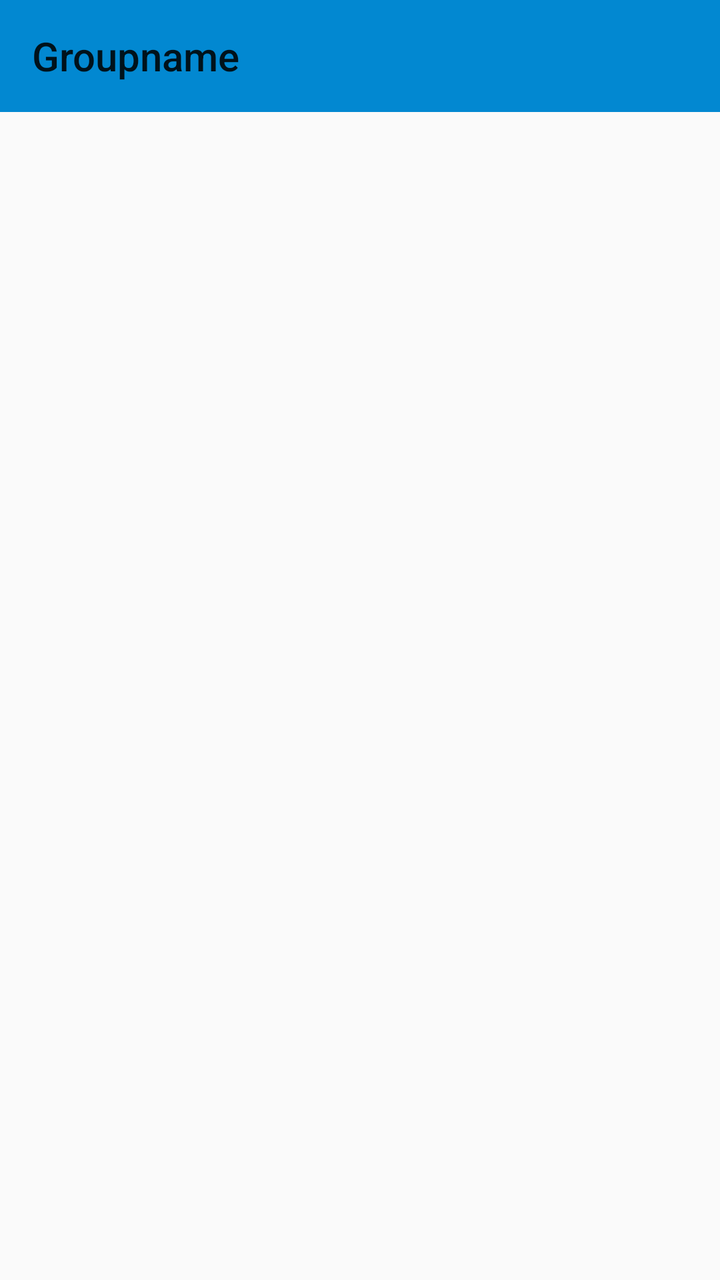
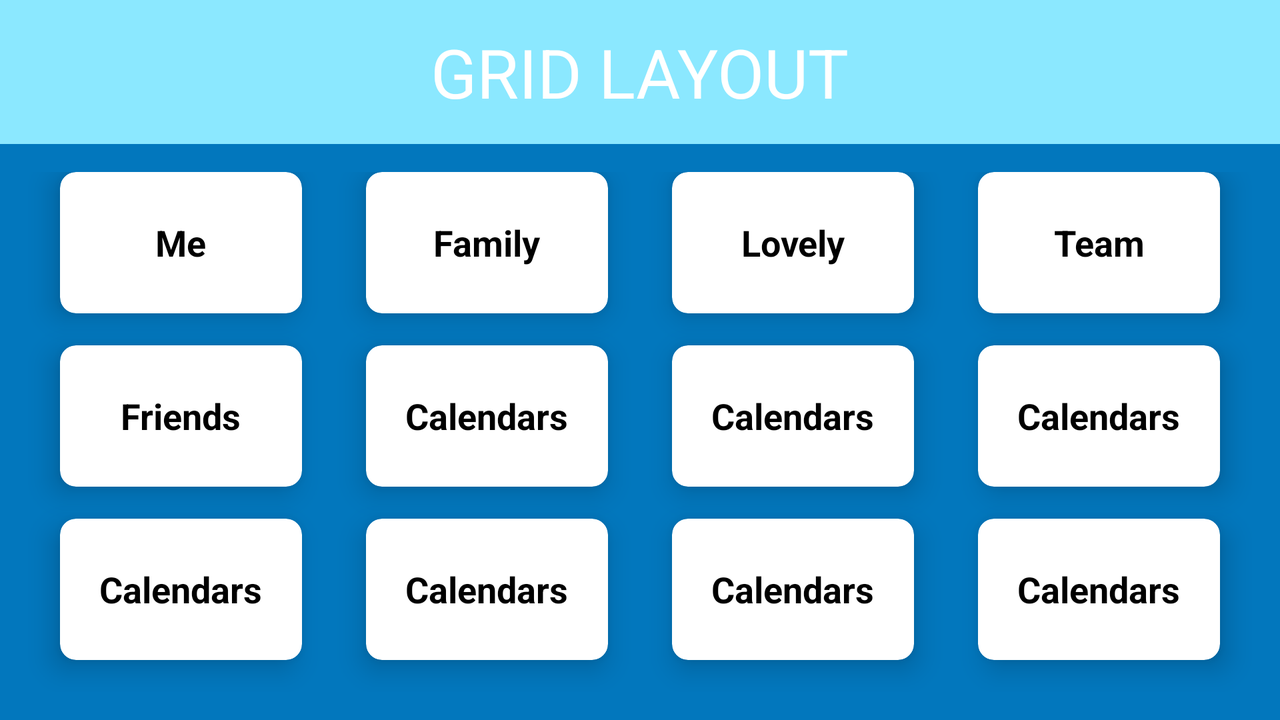

Compare how this app lays out the same screen by default and in its alternative resource folder. The renders come first, then the two layout files and the values they reference.
<!-- AndroidManifest.xml: application theme AppTheme -->
<!-- res/layout/activity_shelf_selection.xml -->
<?xml version="1.0" encoding="utf-8"?>
<RelativeLayout xmlns:android="http://schemas.android.com/apk/res/android"
    xmlns:app="http://schemas.android.com/apk/res-auto"
    xmlns:tools="http://schemas.android.com/tools"
    android:layout_width="match_parent"
    android:layout_height="match_parent"
    android:orientation="vertical"
    android:weightSum="10"
    tools:context=".app.ShelfSelectionActivity">

    <android.support.v7.widget.Toolbar
        android:id="@+id/toolbar_shelf"
        android:layout_width="match_parent"
        android:layout_height="?attr/actionBarSize"
        android:background="?attr/colorPrimary"
        android:theme="@style/AppTheme"
        app:popupTheme="@style/ThemeOverlay.AppCompat.Light"
        app:title="Groupname"/>

    <GridView
        android:id="@+id/mainGrid"
        android:layout_width="match_parent"
        android:layout_height="447dp"
        android:layout_below="@+id/toolbar_shelf"
        android:layout_alignParentStart="true"
        android:layout_alignParentBottom="true"
        android:layout_marginStart="4dp"
        android:layout_marginTop="4dp"
        android:layout_marginEnd="4dp"
        android:layout_marginBottom="4dp"
        android:layout_weight="2"
        android:background="@color/zxing_possible_result_points"
        android:numColumns="2"
        android:padding="4dp"
        android:horizontalSpacing="4dp"
        android:verticalSpacing="4dp"/>



</RelativeLayout>
<!-- resources referenced by this layout -->
<resources>
  <style name="AppTheme" parent="Theme.AppCompat.Light.NoActionBar">
          
          <item name="colorPrimary">@color/colorPrimary</item>
          <item name="colorPrimaryDark">@color/colorPrimaryDark</item>
          <item name="colorAccent">@color/colorAccent</item>
          <item name="alertDialogTheme">@style/AlertDialogTheme</item>
      </style>
  <color name="colorPrimary">@color/md_light_blue_700</color>
  <color name="colorPrimaryDark">@color/md_light_blue_800</color>
  <color name="colorAccent">#8BE8FF</color>
  <style name="AlertDialogTheme" parent="Theme.AppCompat.Light.Dialog.Alert">
          <item name="buttonBarNegativeButtonStyle">@style/NegativeButtonStyle</item>
          <item name="buttonBarPositiveButtonStyle">@style/PositiveButtonStyle</item>
      </style>
  <color name="md_light_blue_700">#0288D1</color>
  <color name="md_light_blue_800">#0277BD</color>
  <style name="NegativeButtonStyle" parent="Widget.AppCompat.Button.ButtonBar.AlertDialog">
          <item name="android:textColor">#000</item>
          <item name="android:layout_width">0dp</item>
          <item name="android:layout_weight">1</item>
      </style>
  <style name="PositiveButtonStyle" parent="Widget.AppCompat.Button.ButtonBar.AlertDialog">
          <item name="android:textColor">#000</item>
          <item name="android:layout_width">0dp</item>
          <item name="android:layout_weight">1</item>
      </style>
</resources>
<!-- res/layout-land/activity_shelf_selection.xml (the repository's variant of the layout above) -->
<!-- drawn on the phone turned sideways -->
<?xml version="1.0" encoding="utf-8"?>
<ScrollView xmlns:android="http://schemas.android.com/apk/res/android"
    xmlns:app="http://schemas.android.com/apk/res-auto"
    xmlns:tools="http://schemas.android.com/tools"
    android:layout_width="match_parent"
    android:layout_height="match_parent"
    android:fillViewport="true"
    tools:context=".app.ShelfSelectionActivity">

    <LinearLayout
        android:layout_width="match_parent"
        android:layout_height="match_parent"
        android:orientation="vertical"
        android:weightSum="10">

        <RelativeLayout
            android:layout_width="match_parent"
            android:layout_height="0dp"
            android:layout_weight="2"
            android:background="@color/colorAccent">

            <TextView
                android:id="@+id/textGrid"
                android:layout_width="wrap_content"
                android:layout_height="wrap_content"
                android:layout_centerInParent="true"
                android:text="GRID LAYOUT"
                android:textColor="@android:color/white"
                android:textSize="34sp" />

        </RelativeLayout>

        <GridLayout
            android:id="@+id/mainGrid"
            android:layout_width="match_parent"
            android:layout_height="0dp"
            android:layout_weight="8"
            android:alignmentMode="alignMargins"
            android:background="@color/colorPrimaryDark"
            android:columnCount="4"
            android:columnOrderPreserved="false"
            android:padding="14dp"
            android:rowCount="3">

            

            
            <android.support.v7.widget.CardView
                android:layout_width="0dp"
                android:layout_height="0dp"
                android:layout_rowWeight="1"
                android:layout_columnWeight="1"
                android:layout_marginLeft="16dp"
                android:layout_marginRight="16dp"
                android:layout_marginBottom="16dp"
                app:cardCornerRadius="8dp"
                app:cardElevation="8dp">

                <LinearLayout
                    android:layout_width="wrap_content"
                    android:layout_height="wrap_content"
                    android:layout_gravity="center_horizontal|center_vertical"
                    android:layout_margin="16dp"
                    android:orientation="vertical">

                    <ImageView
                        android:id="@+id/testImageView"
                        android:layout_width="wrap_content"
                        android:layout_height="wrap_content"
                        android:layout_gravity="center_horizontal"
                        android:src="@drawable/ic_plus" />

                    <TextView
                        android:layout_width="wrap_content"
                        android:layout_height="wrap_content"
                        android:text="Me"
                        android:textAlignment="center"
                        android:textColor="@android:color/black"
                        android:textSize="18sp"
                        android:textStyle="bold" />

                </LinearLayout>

            </android.support.v7.widget.CardView>

            
            <android.support.v7.widget.CardView
                android:layout_width="0dp"
                android:layout_height="0dp"
                android:layout_rowWeight="1"
                android:layout_columnWeight="1"
                android:layout_marginLeft="16dp"
                android:layout_marginRight="16dp"
                android:layout_marginBottom="16dp"
                app:cardCornerRadius="8dp"
                app:cardElevation="8dp">

                <LinearLayout
                    android:layout_width="wrap_content"
                    android:layout_height="wrap_content"
                    android:layout_gravity="center_horizontal|center_vertical"
                    android:layout_margin="16dp"
                    android:orientation="vertical">

                    <ImageView
                        android:layout_width="wrap_content"
                        android:layout_height="wrap_content"
                        android:layout_gravity="center_horizontal"
                        android:src="@drawable/ic_plus" />

                    <TextView
                        android:layout_width="wrap_content"
                        android:layout_height="wrap_content"
                        android:text="Family"
                        android:textAlignment="center"
                        android:textColor="@android:color/black"
                        android:textSize="18sp"
                        android:textStyle="bold" />

                </LinearLayout>

            </android.support.v7.widget.CardView>


            

            
            <android.support.v7.widget.CardView
                android:layout_width="0dp"
                android:layout_height="0dp"
                android:layout_rowWeight="1"
                android:layout_columnWeight="1"
                android:layout_marginLeft="16dp"
                android:layout_marginRight="16dp"
                android:layout_marginBottom="16dp"
                app:cardCornerRadius="8dp"
                app:cardElevation="8dp">

                <LinearLayout
                    android:layout_width="wrap_content"
                    android:layout_height="wrap_content"
                    android:layout_gravity="center_horizontal|center_vertical"
                    android:layout_margin="16dp"
                    android:orientation="vertical">

                    <ImageView
                        android:layout_width="wrap_content"
                        android:layout_height="wrap_content"
                        android:layout_gravity="center_horizontal"
                        android:src="@drawable/ic_plus" />

                    <TextView
                        android:layout_width="wrap_content"
                        android:layout_height="wrap_content"
                        android:text="Lovely"
                        android:textAlignment="center"
                        android:textColor="@android:color/black"
                        android:textSize="18sp"
                        android:textStyle="bold" />

                </LinearLayout>

            </android.support.v7.widget.CardView>

            
            <android.support.v7.widget.CardView
                android:layout_width="0dp"
                android:layout_height="0dp"
                android:layout_rowWeight="1"
                android:layout_columnWeight="1"
                android:layout_marginLeft="16dp"
                android:layout_marginRight="16dp"
                android:layout_marginBottom="16dp"
                app:cardCornerRadius="8dp"
                app:cardElevation="8dp">

                <LinearLayout
                    android:layout_width="wrap_content"
                    android:layout_height="wrap_content"
                    android:layout_gravity="center_horizontal|center_vertical"
                    android:layout_margin="16dp"
                    android:orientation="vertical">

                    <ImageView
                        android:layout_width="wrap_content"
                        android:layout_height="wrap_content"
                        android:layout_gravity="center_horizontal"
                        android:src="@drawable/ic_plus" />

                    <TextView
                        android:layout_width="wrap_content"
                        android:layout_height="wrap_content"
                        android:text="Team"
                        android:textAlignment="center"
                        android:textColor="@android:color/black"
                        android:textSize="18sp"
                        android:textStyle="bold" />

                </LinearLayout>

            </android.support.v7.widget.CardView>


            

            
            <android.support.v7.widget.CardView
                android:layout_width="0dp"
                android:layout_height="0dp"
                android:layout_rowWeight="1"
                android:layout_columnWeight="1"
                android:layout_marginLeft="16dp"
                android:layout_marginRight="16dp"
                android:layout_marginBottom="16dp"
                app:cardCornerRadius="8dp"
                app:cardElevation="8dp">

                <LinearLayout
                    android:layout_width="wrap_content"
                    android:layout_height="wrap_content"
                    android:layout_gravity="center_horizontal|center_vertical"
                    android:layout_margin="16dp"
                    android:orientation="vertical">

                    <ImageView
                        android:layout_width="wrap_content"
                        android:layout_height="wrap_content"
                        android:layout_gravity="center_horizontal"
                        android:src="@drawable/ic_plus" />

                    <TextView
                        android:layout_width="wrap_content"
                        android:layout_height="wrap_content"
                        android:text="Friends"
                        android:textAlignment="center"
                        android:textColor="@android:color/black"
                        android:textSize="18sp"
                        android:textStyle="bold" />

                </LinearLayout>

            </android.support.v7.widget.CardView>

            
            <android.support.v7.widget.CardView
                android:layout_width="0dp"
                android:layout_height="0dp"
                android:layout_rowWeight="1"
                android:layout_columnWeight="1"
                android:layout_marginLeft="16dp"
                android:layout_marginRight="16dp"
                android:layout_marginBottom="16dp"
                app:cardCornerRadius="8dp"
                app:cardElevation="8dp">

                <LinearLayout
                    android:layout_width="wrap_content"
                    android:layout_height="wrap_content"
                    android:layout_gravity="center_horizontal|center_vertical"
                    android:layout_margin="16dp"
                    android:orientation="vertical">

                    <ImageView
                        android:layout_width="wrap_content"
                        android:layout_height="wrap_content"
                        android:layout_gravity="center_horizontal"
                        android:src="@drawable/ic_plus" />

                    <TextView
                        android:layout_width="wrap_content"
                        android:layout_height="wrap_content"
                        android:text="Calendars"
                        android:textAlignment="center"
                        android:textColor="@android:color/black"
                        android:textSize="18sp"
                        android:textStyle="bold" />

                </LinearLayout>

            </android.support.v7.widget.CardView>

            <android.support.v7.widget.CardView
                android:layout_width="0dp"
                android:layout_height="0dp"
                android:layout_rowWeight="1"
                android:layout_columnWeight="1"
                android:layout_marginLeft="16dp"
                android:layout_marginRight="16dp"
                android:layout_marginBottom="16dp"
                app:cardCornerRadius="8dp"
                app:cardElevation="8dp">

                <LinearLayout
                    android:layout_width="wrap_content"
                    android:layout_height="wrap_content"
                    android:layout_gravity="center_horizontal|center_vertical"
                    android:layout_margin="16dp"
                    android:orientation="vertical">

                    <ImageView
                        android:layout_width="wrap_content"
                        android:layout_height="wrap_content"
                        android:layout_gravity="center_horizontal"
                        android:src="@drawable/ic_plus" />

                    <TextView
                        android:layout_width="wrap_content"
                        android:layout_height="wrap_content"
                        android:text="Calendars"
                        android:textAlignment="center"
                        android:textColor="@android:color/black"
                        android:textSize="18sp"
                        android:textStyle="bold" />

                </LinearLayout>

            </android.support.v7.widget.CardView>

            <android.support.v7.widget.CardView
                android:layout_width="0dp"
                android:layout_height="0dp"
                android:layout_rowWeight="1"
                android:layout_columnWeight="1"
                android:layout_marginLeft="16dp"
                android:layout_marginRight="16dp"
                android:layout_marginBottom="16dp"
                app:cardCornerRadius="8dp"
                app:cardElevation="8dp">

                <LinearLayout
                    android:layout_width="wrap_content"
                    android:layout_height="wrap_content"
                    android:layout_gravity="center_horizontal|center_vertical"
                    android:layout_margin="16dp"
                    android:orientation="vertical">

                    <ImageView
                        android:layout_width="wrap_content"
                        android:layout_height="wrap_content"
                        android:layout_gravity="center_horizontal"
                        android:src="@drawable/ic_plus" />

                    <TextView
                        android:layout_width="wrap_content"
                        android:layout_height="wrap_content"
                        android:text="Calendars"
                        android:textAlignment="center"
                        android:textColor="@android:color/black"
                        android:textSize="18sp"
                        android:textStyle="bold" />

                </LinearLayout>

            </android.support.v7.widget.CardView>

            <android.support.v7.widget.CardView
                android:layout_width="0dp"
                android:layout_height="0dp"
                android:layout_rowWeight="1"
                android:layout_columnWeight="1"
                android:layout_marginLeft="16dp"
                android:layout_marginRight="16dp"
                android:layout_marginBottom="16dp"
                app:cardCornerRadius="8dp"
                app:cardElevation="8dp">

                <LinearLayout
                    android:layout_width="wrap_content"
                    android:layout_height="wrap_content"
                    android:layout_gravity="center_horizontal|center_vertical"
                    android:layout_margin="16dp"
                    android:orientation="vertical">

                    <ImageView
                        android:layout_width="wrap_content"
                        android:layout_height="wrap_content"
                        android:layout_gravity="center_horizontal"
                        android:src="@drawable/ic_plus" />

                    <TextView
                        android:layout_width="wrap_content"
                        android:layout_height="wrap_content"
                        android:text="Calendars"
                        android:textAlignment="center"
                        android:textColor="@android:color/black"
                        android:textSize="18sp"
                        android:textStyle="bold" />

                </LinearLayout>

            </android.support.v7.widget.CardView>

            <android.support.v7.widget.CardView
                android:layout_width="0dp"
                android:layout_height="0dp"
                android:layout_rowWeight="1"
                android:layout_columnWeight="1"
                android:layout_marginLeft="16dp"
                android:layout_marginRight="16dp"
                android:layout_marginBottom="16dp"
                app:cardCornerRadius="8dp"
                app:cardElevation="8dp">

                <LinearLayout
                    android:layout_width="wrap_content"
                    android:layout_height="wrap_content"
                    android:layout_gravity="center_horizontal|center_vertical"
                    android:layout_margin="16dp"
                    android:orientation="vertical">

                    <ImageView
                        android:layout_width="wrap_content"
                        android:layout_height="wrap_content"
                        android:layout_gravity="center_horizontal"
                        android:src="@drawable/ic_plus" />

                    <TextView
                        android:layout_width="wrap_content"
                        android:layout_height="wrap_content"
                        android:text="Calendars"
                        android:textAlignment="center"
                        android:textColor="@android:color/black"
                        android:textSize="18sp"
                        android:textStyle="bold" />

                </LinearLayout>

            </android.support.v7.widget.CardView>

            <android.support.v7.widget.CardView
                android:layout_width="0dp"
                android:layout_height="0dp"
                android:layout_rowWeight="1"
                android:layout_columnWeight="1"
                android:layout_marginLeft="16dp"
                android:layout_marginRight="16dp"
                android:layout_marginBottom="16dp"
                app:cardCornerRadius="8dp"
                app:cardElevation="8dp">

                <LinearLayout
                    android:layout_width="wrap_content"
                    android:layout_height="wrap_content"
                    android:layout_gravity="center_horizontal|center_vertical"
                    android:layout_margin="16dp"
                    android:orientation="vertical">

                    <ImageView
                        android:layout_width="wrap_content"
                        android:layout_height="wrap_content"
                        android:layout_gravity="center_horizontal"
                        android:src="@drawable/ic_plus" />

                    <TextView
                        android:layout_width="wrap_content"
                        android:layout_height="wrap_content"
                        android:text="Calendars"
                        android:textAlignment="center"
                        android:textColor="@android:color/black"
                        android:textSize="18sp"
                        android:textStyle="bold" />

                </LinearLayout>

            </android.support.v7.widget.CardView>

            <android.support.v7.widget.CardView
                android:layout_width="0dp"
                android:layout_height="0dp"
                android:layout_rowWeight="1"
                android:layout_columnWeight="1"
                android:layout_marginLeft="16dp"
                android:layout_marginRight="16dp"
                android:layout_marginBottom="16dp"
                app:cardCornerRadius="8dp"
                app:cardElevation="8dp">

                <LinearLayout
                    android:layout_width="wrap_content"
                    android:layout_height="wrap_content"
                    android:layout_gravity="center_horizontal|center_vertical"
                    android:layout_margin="16dp"
                    android:orientation="vertical">

                    <ImageView
                        android:layout_width="wrap_content"
                        android:layout_height="wrap_content"
                        android:layout_gravity="center_horizontal"
                        android:src="@drawable/ic_plus" />

                    <TextView
                        android:layout_width="wrap_content"
                        android:layout_height="wrap_content"
                        android:text="Calendars"
                        android:textAlignment="center"
                        android:textColor="@android:color/black"
                        android:textSize="18sp"
                        android:textStyle="bold" />

                </LinearLayout>

            </android.support.v7.widget.CardView>

        </GridLayout>

    </LinearLayout>

</ScrollView>
<!-- resources referenced by the variant -->
<!-- as the phone turned sideways resolves them -->
<resources>
  <color name="colorAccent">#8BE8FF</color>
  <color name="colorPrimaryDark">@color/md_light_blue_800</color>
  <style name="AppTheme" parent="Theme.AppCompat.Light.NoActionBar">
          
          <item name="colorPrimary">@color/colorPrimary</item>
          <item name="colorPrimaryDark">@color/colorPrimaryDark</item>
          <item name="colorAccent">@color/colorAccent</item>
          <item name="alertDialogTheme">@style/AlertDialogTheme</item>
      </style>
  <color name="md_light_blue_800">#0277BD</color>
  <color name="colorPrimary">@color/md_light_blue_700</color>
  <style name="AlertDialogTheme" parent="Theme.AppCompat.Light.Dialog.Alert">
          <item name="buttonBarNegativeButtonStyle">@style/NegativeButtonStyle</item>
          <item name="buttonBarPositiveButtonStyle">@style/PositiveButtonStyle</item>
      </style>
  <color name="md_light_blue_700">#0288D1</color>
  <style name="NegativeButtonStyle" parent="Widget.AppCompat.Button.ButtonBar.AlertDialog">
          <item name="android:textColor">#000</item>
          <item name="android:layout_width">0dp</item>
          <item name="android:layout_weight">1</item>
      </style>
  <style name="PositiveButtonStyle" parent="Widget.AppCompat.Button.ButtonBar.AlertDialog">
          <item name="android:textColor">#000</item>
          <item name="android:layout_width">0dp</item>
          <item name="android:layout_weight">1</item>
      </style>
</resources>
